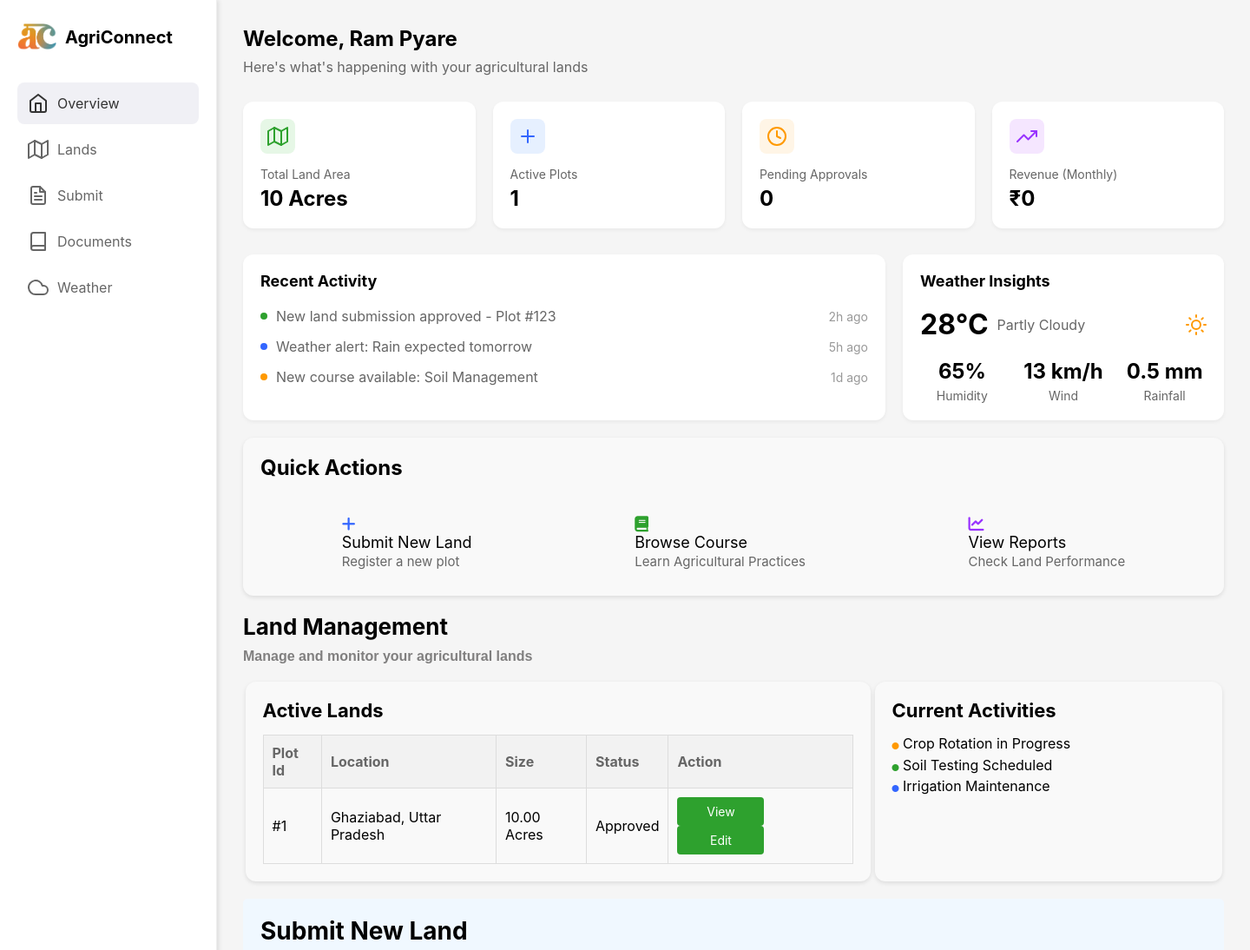
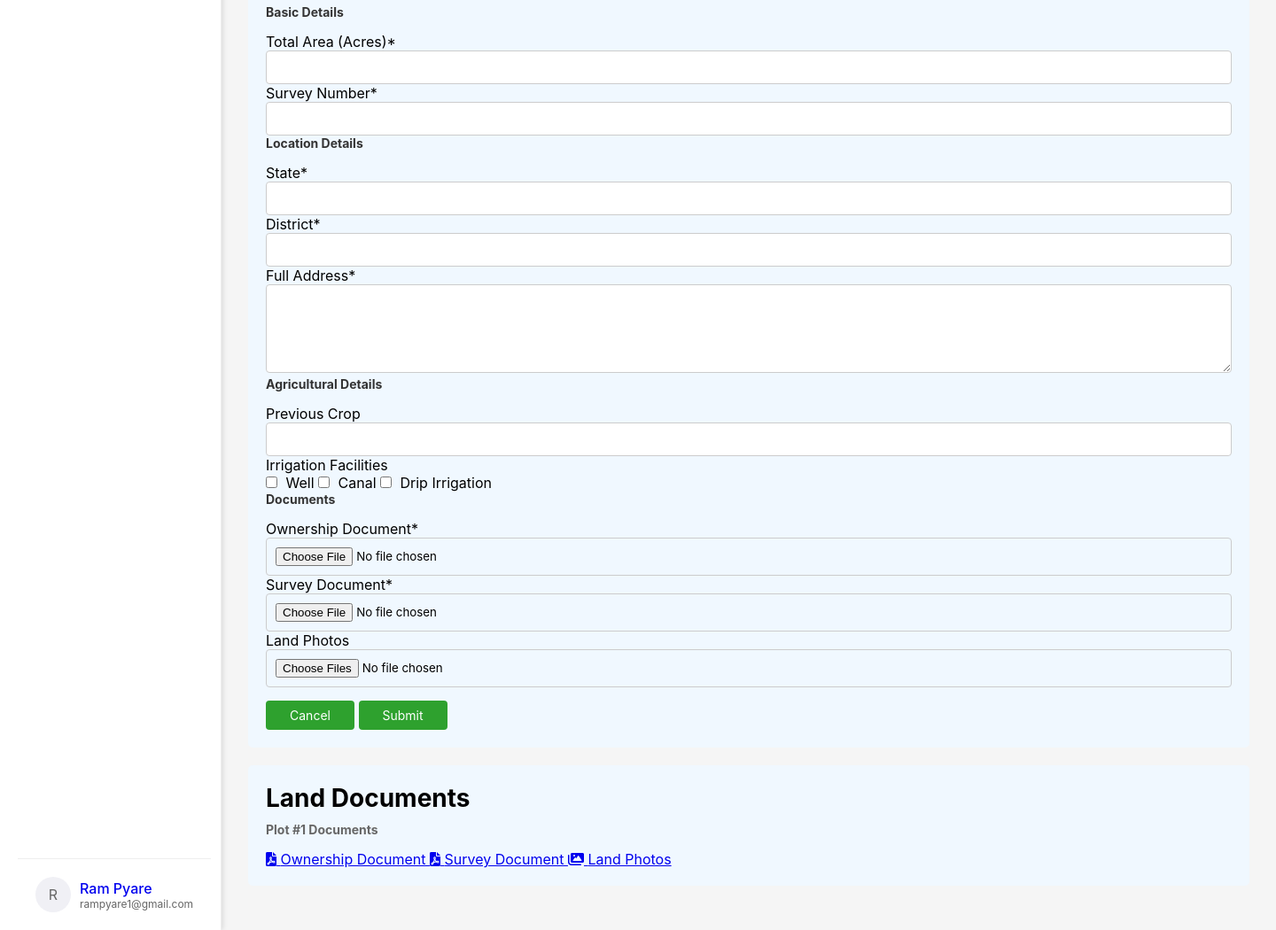
The page /provider_dashboard/ (signed in) on the database its author committed (2 pictures, top to bottom).
### ACP/models.py (models this page shows, shortened)
class Land(models.Model):
    STATUS_CHOICES = [
        ('pending', 'Pending'),
        ('approved', 'Approved'),
        ('rejected', 'Rejected')
    ]
    current_state = [
        ("free","Free"),
        ("occupied","Occupied"),
    ]
    provider = models.ForeignKey(User, on_delete=models.CASCADE)
    total_area = models.DecimalField(null=True, max_digits=10, decimal_places=2)
    survey_number = models.CharField(null=True, max_length=100)
    state = models.CharField(null=True, max_length=100)
    district = models.CharField(max_length=255, default='Default District')
    address = models.TextField(null=True, blank=True)
    previous_crop = models.CharField(null=True, max_length=200)
    irrigation_facilities = models.CharField(max_length=200, null=True)
    ownership_document = models.FileField(null=True, upload_to="documents/")
    survey_document = models.FileField(null=True, upload_to="documents/")
    recent_photos = models.FileField(null=True, upload_to="documents/")
    status = models.CharField(max_length=20, choices=STATUS_CHOICES, default='pending')
    current_state = models.CharField(max_length=10, choices=current_state, default='free')
    created_at = models.DateTimeField(auto_now_add=True, null=True)
    updated_at = models.DateTimeField(auto_now=True, null=True)

### ACP/views.py (the view)
# urls.py: path("provider_dashboard/",provider_dashboard,name="provider"),
@login_required(login_url="/login/")
def provider_dashboard(request):
    if request.user.userprofile.user_type != 'provider':
        return redirect('login')
    lands = Land.objects.filter(provider=request.user)
    total_area = lands.aggregate(Sum('total_area'))['total_area__sum'] or 0
    active_plots = lands.count()
    pending_approvals = lands.filter(status='pending').count()
    context = {
        'lands': lands,
        'total_area': total_area,
        'active_plots': active_plots,
        'pending_approvals': pending_approvals,
    }
    return render(request, 'landprovider.html', context)

### ACP/templates/landprovider.html (shortened to what this page needs)
<!DOCTYPE html>
<html lang="en">
<head>
    {% load static %}
    <link rel="stylesheet" href="{% static 'css/land.css' %}">
    <link rel="stylesheet" href="https://cdnjs.cloudflare.com/ajax/libs/font-awesome/6.0.0-beta3/css/all.min.css">
</head>
<body>
    <div class="sidebar">
        <div class="logo">
            <img src="{% static 'assets/agriconnect.png'%}" alt="AgriConnect Logo">
            AgriConnect
        </div>
        <nav>
            <a href="#overview" class="nav-item active">
                <i data-feather="home"></i>
                Overview
            </a>
            <a href="#land-management" class="nav-item">
                <i data-feather="map"></i>
                Lands
            </a>
            <a href="#submit-land" class="nav-item">
                <i data-feather="file-text"></i>
                Submit
            </a>
            <a href="#land-documents" class="nav-item">
                <i data-feather="book"></i>
                Documents
            </a>
            <a href="#weather-card" class="nav-item">
                <i data-feather="cloud"></i>
                Weather
            </a>
        </nav>
        <a href="{% url 'profile' %}"><div class="user-profile">
            <div class="user-avatar">{{ user.get_full_name|make_list|first }}</div>
            <div class="user-info">
                <div class="user-name">{{ user.get_full_name }}</div>
                <div class="user-email">{{ user.email }}</div>
            </div>
        </div></a>
    </div>
    <div class="main-content">
        <div class="welcome-header">
            <h1>Welcome, {{ user.get_full_name }}</h1>
            <p>Here's what's happening with your agricultural lands</p>
        </div>
        <div class="stats-grid">
            <div class="stat-card">
                <div class="icon" style="background: #e6f7e6;">
                    <i data-feather="map" style="color: #2ea12e;"></i>
                </div>
                <div class="title">Total Land Area</div>
                <div class="value" data-stat="total-area">{{ total_area|default:"0" }} Acres</div>
            </div>
            <div class="stat-card">
                <div class="icon" style="background: #e6f0ff;">
                    <i data-feather="plus" style="color: #3366ff;"></i>
                </div>
                <div class="title">Active Plots</div>
                <div class="value" data-stat="active-plots">{{ active_plots|default:"0" }}</div>
            </div>
            <div class="stat-card">
                <div class="icon" style="background: #fff5e6;">
                    <i data-feather="clock" style="color: #ff9900;"></i>
                </div>
                <div class="title">Pending Approvals</div>
                <div class="value" data-stat="pending-approvals">{{ pending_approvals|default:"0" }}</div>
            </div>
            <div class="stat-card">
                <div class="icon" style="background: #f5e6ff;">
                    <i data-feather="trending-up" style="color: #9933ff;"></i>
                </div>
                <div class="title">Revenue (Monthly)</div>
                <div class="value" data-stat="monthly-revenue">₹{{ monthly_revenue|default:"0" }}</div>
            </div>
        </div>
        <div style="display: grid; grid-template-columns: 2fr 1fr; gap: 20px;">
            <div class="activity-card">
                <h3 class="card-title">Recent Activity</h3>
                <div class="activity-item">
                    <div class="dot" style="background: #2ea12e;"></div>
                    <span>New land submission approved - Plot #123</span>
                    <span class="time">2h ago</span>
                </div>
                <div class="activity-item">
                    <div class="dot" style="background: #3366ff;"></div>
                    <span>Weather alert: Rain expected tomorrow</span>
                    <span class="time">5h ago</span>
                </div>
                <div class="activity-item">
                    <div class="dot" style="background: #ff9900;"></div>
                    <span>New course available: Soil Management</span>
                    <span class="time">1d ago</span>
                </div>
            </div>
            <div class="weather-card" id="weather-card">
                <h3 class="card-title">Weather Insights</h3>
                <div style="display: flex; align-items: center; gap: 10px;">
                    <span class="temperature" style="font-size: 32px; font-weight: bold;">28°C</span>
                    <span class="condition" style="color: #666;">Partly Cloudy</span>
                    <i data-feather="sun" style="color: #ff9900; margin-left: auto;"></i>
                </div>
                <div class="weather-details">
                    <div class="weather-detail humidity">
                        <div class="value">65%</div>
                        <div class="label">Humidity</div>
                    </div>
                    <div class="weather-detail wind">
                        <div class="value">13 km/h</div>
                        <div class="label">Wind</div>
                    </div>
                    <div class="weather-detail rainfall">
                        <div class="value">0.5 mm</div>
                        <div class="label">Rainfall</div>
                    </div>
                </div>
            </div>
        </div>
        <div class="quick-actions">
            <h2>Quick Actions</h2>
            <ul>
                <li><i class="fas fa-plus" style="color: #3366ff;"></i><p>Submit New Land <br> <span>Register a new plot</span></p></li>
                <li><i class="fas fa-book" style="color: #2ea12e;"></i><p>Browse Course <br> <span>Learn Agricultural Practices</span> </p></li>
                <li><i class="fas fa-chart-line" style="color: #9933ff;"></i><p>View Reports <br> <span>Check Land Performance</span></li>
            </ul>
        </div>
        <section class="land-management" id="land-management">
            <h2>Land Management</h2>
            <h3>Manage and monitor your agricultural lands</h3>
            <div class="manage-parent">
                <div class="land-statistics">
                    <h4>Active Lands</h4>
                    <table>
                        <thead>
                            <tr>
                                <th>Plot Id</th>
                                <th>Location</th>
                                <th>Size</th>
                                <th>Status</th>
                                <th>Action</th>
                            </tr>
                        </thead>
                        <tbody>
                            {% for land in lands %}
                            <tr>
                                <td>#{{ land.id }}</td>
                                <td>{{ land.district }}, {{ land.state }}</td>
                                <td>{{ land.total_area }} Acres</td>
                                <td>
                                    <span class="status-badge status-{{ land.status }}">
                                        {{ land.status|title }}
                                    </span>
                                </td>
                                <td>
                                    <button onclick="viewLandDetails({{ land.id }})" class="btn-view">View</button>
                                    <button onclick="editLand({{ land.id }})" class="btn-edit">Edit</button>
                                </td>
                            </tr>
                            {% empty %}
                            <tr>
                                <td colspan="5">No lands registered yet</td>
                            </tr>
                            {% endfor %}
                        </tbody>
                    </table>
                </div>
                <div class="current-activities">
                    <h4>Current Activities</h4>
                    <ul>
                        <li><i class="fa-solid fa-circle" style="font-size: 8px; color: #ff9900;"></i> Crop Rotation in Progress</li>
                        <li><i class="fa-solid fa-circle" style="font-size: 8px; color: #2ea12e;"></i> Soil Testing Scheduled</li>
                        <li><i class="fa-solid fa-circle" style="font-size: 8px; color: #3366ff;"></i> Irrigation Maintenance</li>
                    </ul>
                </div>
            </div>
        </section>
        <section id="submit-land" class="submit-land">
            <h2>Submit New Land</h2>
            <form method="POST" action="{% url 'submit_land' %}" enctype="multipart/form-data" id="landSubmissionForm">
                <div class="form-grid">
                    <div class="form-section">
                        <h3>Basic Details</h3>
                        <div class="form-group">
                            <label for="total_area">Total Area (Acres)*</label>
                            <input type="number" id="total_area" name="total_area" required step="0.01">
                        </div>
                        <div class="form-group">
                            <label for="survey_number">Survey Number*</label>
                            <input type="text" id="survey_number" name="survey_number" required>
                        </div>
                    </div>
                    <div class="form-section">
                        <h3>Location Details</h3>
                        <div class="form-group">
                            <label for="state">State*</label>
                            <input type="text" id="state" name="state" required>
                        </div>
                        <div class="form-group">
                            <label for="district">District*</label>
                            <input type="text" id="district" name="district" required>
                        </div>
                        <div class="form-group">
                            <label for="address">Full Address*</label>
                            <textarea id="address" name="address" required></textarea>
                        </div>
                    </div>
                    <div class="form-section">
                        <h3>Agricultural Details</h3>
                        <div class="form-group">
                            <label for="previous_crop">Previous Crop</label>
                            <input type="text" id="previous_crop" name="previous_crop">
                        </div>
                        <div class="form-group">
                            <label>Irrigation Facilities</label>
                            <div class="checkbox-group">
                                <input type="checkbox" name="irrigation_facilities" value="well" id="well">
                                <label for="well">Well</label>
                                <input type="checkbox" name="irrigation_facilities" value="canal" id="canal">
                                <label for="canal">Canal</label>
                                <input type="checkbox" name="irrigation_facilities" value="drip" id="drip">
                                <label for="drip">Drip Irrigation</label>
                            </div>
                        </div>
                    </div>
                    <div class="form-section">
                        <h3>Documents</h3>
                        <div class="form-group">
                            <label for="ownership_document">Ownership Document*</label>
                            <input type="file" id="ownership_document" name="ownership_document" required>
                        </div>
                        <div class="form-group">
                            <label for="survey_document">Survey Document*</label>
                            <input type="file" id="survey_document" name="survey_document" required>
                        </div>
                        <div class="form-group">
                            <label for="recent_photos">Land Photos</label>
                            <input type="file" id="recent_photos" name="recent_photos" multiple>
                        </div>
                    </div>
                </div>
                <div class="form-actions">
                    <button type="button" onclick="resetForm()" class="btn-secondary">Cancel</button>
                    <button type="submit" class="btn-primary">Submit</button>
                </div>
            </form>
        </section>
        <section id="land-documents" class="land-documents">
            <h2>Land Documents</h2>
            <div class="documents-grid">
                {% for land in lands %}
                <div class="document-card">
                    <h3>Plot #{{ land.id }} Documents</h3>
                    <div class="document-links">
                        {% if land.ownership_document %}
                        <a href="{{ land.ownership_document.url }}" target="_blank">
                            <i class="fas fa-file-pdf"></i> Ownership Document
                        </a>
                        {% endif %}
                        {% if land.survey_document %}
                        <a href="{{ land.survey_document.url }}" target="_blank">
                            <i class="fas fa-file-pdf"></i> Survey Document
                        </a>
                        {% endif %}
                        {% if land.recent_photos %}
                        <a href="{{ land.recent_photos.url }}" target="_blank">
                            <i class="fas fa-images"></i> Land Photos
                        </a>
                        {% endif %}
                    </div>
                </div>
                {% endfor %}
            </div>
        </section>
    </div>
</body>
</html>

### rows shown on the page
Land: id "1", district "Ghaziabad", state "Uttar Pradesh", total_area "10.00", status "Approved"

### other values the page prints
{{ user.get_full_name|make_list|first }} "R"
{{ user.get_full_name }} "Ram Pyare"
{{ user.email }} "rampyare1@gmail.com"
{{ total_area|default:"0" }} "10"
{{ active_plots|default:"0" }} "1"
{{ pending_approvals|default:"0" }} "0"
{{ monthly_revenue|default:"0" }} "0"
